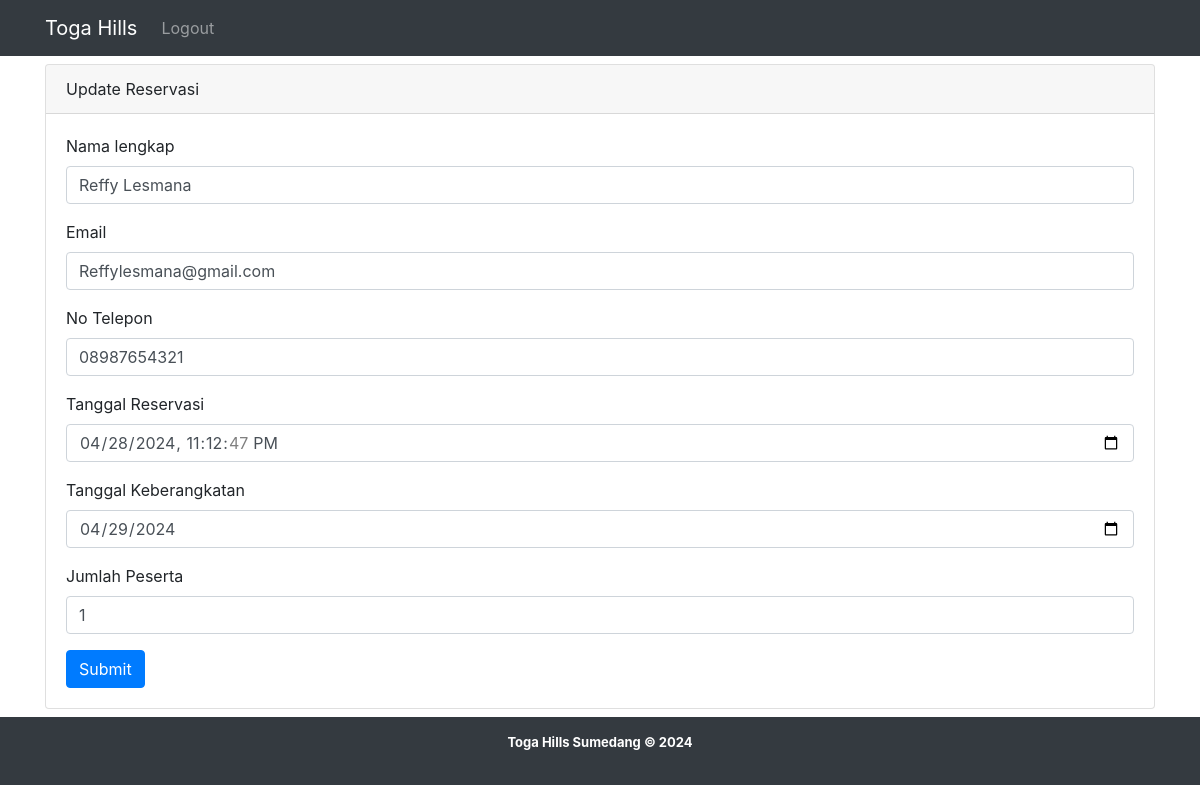
The app's page /admin/ubah_reservasi.php?id=1 with its own data.
### tables this page shows
CREATE TABLE `reservasi` (
  `id_reservasi` int(11) NOT NULL,
  `nama_lengkap` varchar(255) DEFAULT NULL,
  `email` varchar(255) DEFAULT NULL,
  `telepon` varchar(20) DEFAULT NULL,
  `tanggal_keberangkatan` date DEFAULT NULL,
  `jumlah_peserta` int(11) DEFAULT NULL,
  `status` varchar(20) DEFAULT NULL,
  `tanggal_pembuatan` datetime DEFAULT NULL
);

### functions.php (called while the page is built, shortened)
<?php
if (!function_exists('query')) {
    function query($conn, $query) {
        $result = mysqli_query($conn, $query);
        $rows = [];
        while ($row = mysqli_fetch_assoc($result)) {
            $rows[] = $row;
        }
        return $rows;
    }
}
?>

### admin/ubah_reservasi.php (the view, shortened to what this page needs)
<?php
include "../header.PHP";
require "../functions.php";
$id = $_GET["id"];
$vasi = query($conn, "SELECT * FROM reservasi WHERE id_reservasi = '$id' ")[0];
?>
<!DOCTYPE html>
<html lang="en">
<head>
    <link rel="stylesheet" href="../css/style.css" />
    <link rel="stylesheet" href="../asset/fontawesome/css/all.css" />
</head>
<body>
<div class="container">
    <div class="row">
        <div class="col-lg-12 mt-2" style="min-height: 520px;">
            <div class="card">
                <div class="card-header">
                    Update Reservasi
                </div>
                <div class="card-body">
                    <div class="row">
                        <div class="col">
                            <form action="" method="POST">
                                <div class="form-group">
                                    <label for="nama_lengkap">Nama lengkap</label>
                                    <input type="text" class="form-control" placeholder="Nama" name="nama_lengkap" required value="<?= $vasi["nama_lengkap"];?>">
                                </div>
                                <div class="form-group">
                                    <label for="email">Email</label>
                                    <input type="email" class="form-control" placeholder="Email" name="email" required value="<?= $vasi["email"];?>">
                                </div>
                                <div class="form-group">
                                    <label for="telepon">No Telepon</label>
                                    <input type="tel" class="form-control" placeholder="Telepon" name="telepon" required value="<?= $vasi["telepon"];?>">
                                </div>
                                <div class="form-group">
                                    <label for="tanggal_pembuatan">Tanggal Reservasi</label>
                                    <input type="datetime-local" class="form-control" placeholder="Tanggal Reservasi" name="tanggal_pembuatan" required  value="<?= $vasi["tanggal_pembuatan"];?>">
                                </div>
                                <div class="form-group">
                                    <label for="tanggal_keberangkatan">Tanggal Keberangkatan</label>
                                    <input type="date" class="form-control" placeholder="Tanggal Keberangkatan" name="tanggal_keberangkatan" required  value="<?= $vasi["tanggal_keberangkatan"];?>">
                                </div>
                                <div class="form-group">
                                    <label for="jumlah_peserta">Jumlah Peserta</label>
                                    <input type="number" class="form-control" placeholder="Jumlah Peserta" name="jumlah_peserta" required value="<?= $vasi["jumlah_peserta"];?>">
                                </div>
                                <input type="submit" name="submit" class="btn btn-primary">
                            </form>
                        </div>
                    </div>
                </div>
            </div>
        </div>
    </div>
</div>
</body>
</html>
<?php
include "../footer.php";
?>

### css/style.css (style rules this page uses)
* { padding: 0; margin: 0; box-sizing: border-box; }
body { font-family: "Poppins", sans-serif; }

### records on screen
reservasi: nama_lengkap "Reffy Lesmana", email "Reffylesmana@gmail.com", telepon "08987654321", tanggal_pembuatan "04/28/2024 23:12:47", tanggal_keberangkatan "04/29/2024", jumlah_peserta "1"
